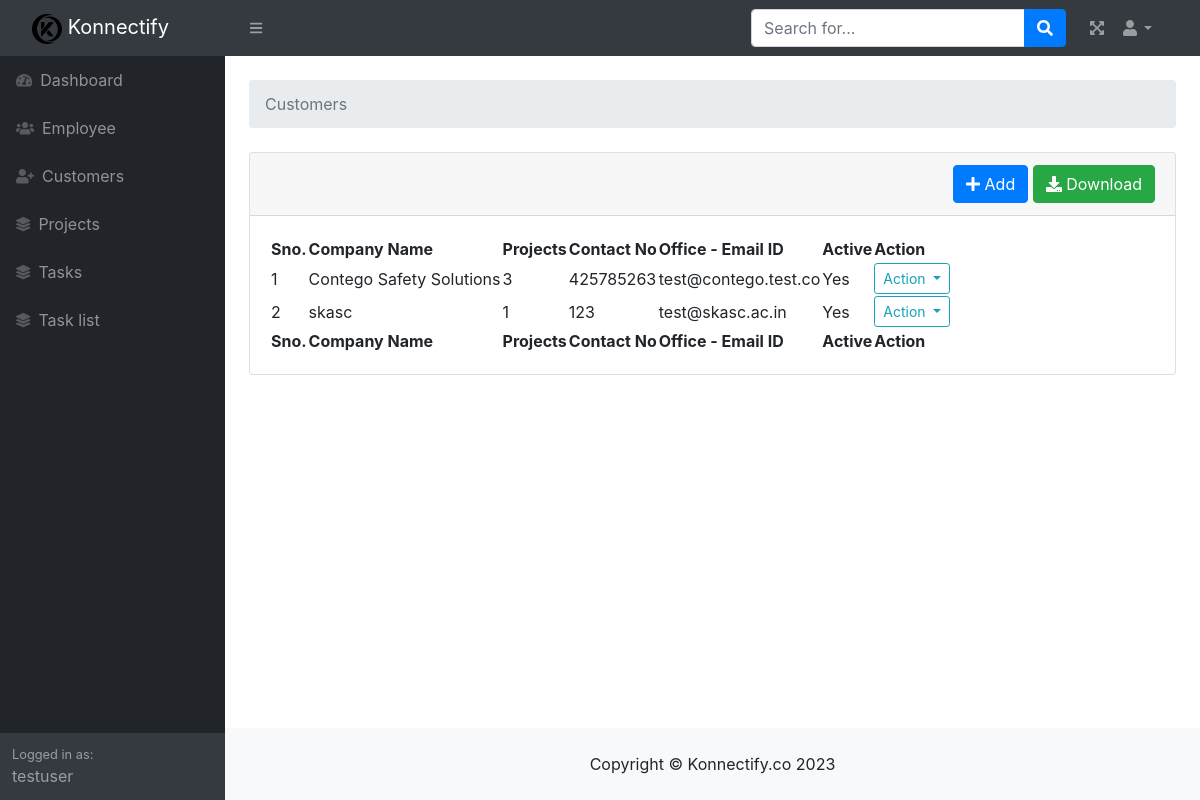
The app's page /view_customer_list.php (signed in) with its own data.
### tables this page shows
CREATE TABLE `mst_customers` (
  `id` int(11) NOT NULL,
  `name` varchar(150) NOT NULL,
  `contact_no` varchar(20) NOT NULL,
  `web_link` varchar(150) NOT NULL,
  `email_address` varchar(150) NOT NULL,
  `address` varchar(250) NOT NULL,
  `contact_name` varchar(100) NOT NULL,
  `contact_ph_no` varchar(20) NOT NULL,
  `cont_email` varchar(150) NOT NULL,
  `is_active` tinyint(4) NOT NULL,
  `is_removed` tinyint(4) NOT NULL,
  `created_at` datetime NOT NULL DEFAULT current_timestamp(),
  `updated_at` datetime NOT NULL DEFAULT current_timestamp()
);

### view_customer_list.php (the view, shortened to what this page needs)
<?php
include('./db_connection.php');
$query= "select *,(select count(*) from mst_projects where is_active =true and customer_id = a.id) project_count from mst_customers a where is_active =true";
$eqry=mysqli_query($con,$query);
include('./header.php');
?>
<main>
                    <div class="container-fluid px-4"><br>
                        <ol class="breadcrumb mb-4">
                            <li class="breadcrumb-item active">Customers</li>
                        </ol>
                        <div class="card mb-4">
                            <div class="card-header text-end" >
                            <?php
                            if(in_array('can_create_customer', $_SESSION['user_permissions']))
                               echo '<a  class="btn btn-primary" href="create_customer.php" ><i class="fa fa-plus" ></i> Add</a>';
                            ?>
                             <a  class="btn btn-success" href="download_customers.php" ><i class="fa fa-download" ></i> Download </a>
                            </div>
                            <div class="card-body">
                                <table id="datatablesSimple">
                                    <thead>
                                        <tr>
                                           <th>Sno.</th>
                                            <th>Company Name</th>
                                            <th>Projects</th>
                                            <th>Contact No</th>
                                            <th>Office - Email ID</th>
                                            <th>Active</th>
                                            <th>Action</th>
                                        </tr>
                                    </thead>
                                    <tfoot>
                                    <tr>
                                    <th>Sno.</th>
                                            <th>Company Name</th>
                                            <th>Projects</th>
                                            <th>Contact No</th>
                                            <th>Office - Email ID</th>
                                            <th>Active</th>
                                            <th>Action</th>
                                        </tr>
                                    </tfoot>
                                    <tbody>
                                    <?php
                                        $sno=1;
                                        while($row=mysqli_fetch_array($eqry)){
                                    ?>
                                        <tr>
                                        <td><?php echo $sno++; ?></td>
                                            <td><?php echo $row['name']; ?></td>
                                          <td><?php echo $row['project_count'] ;?></td>
                                            <td><?php echo $row['contact_no']; ?></td>
                                            <td><?php echo $row['email_address']; ?></td>
                                            <td><?php
                                                if ($row['is_active']==true)
                                                {
                                                    echo 'Yes';
                                                }
                                                else
                                                {
                                                   echo 'No';
                                                }
                                                ?></td>
                                             <td>
                                                <button type="button" class="btn btn-default btn-sm btn-flat border-info wave-effect text-info dropdown-toggle" data-toggle="dropdown" aria-expanded="true">
                                                Action
                                              </button>
                                             </td>
                                        </tr>
                                        <?php } ?>
                                    </tbody>
                                </table>
                            </div>
                        </div>
                    </div>
                </main>
<?php include('./footer.php'); ?>

### records on screen
mst_customers: name "Contego Safety Solutions", project_count "3", contact_no "425785263", email_address "test@contego.test.co", is_active "Yes"
mst_customers: name "skasc", project_count "1", contact_no "123", email_address "test@skasc.ac.in", is_active "Yes"

### other values on screen
$_SESSION['username'] "testuser"
